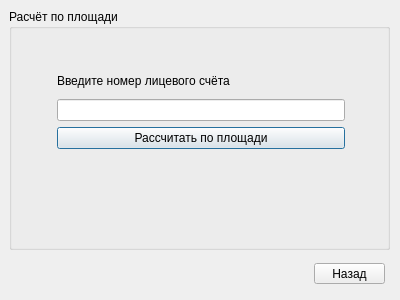
<?xml version="1.0" encoding="UTF-8"?>
<ui version="4.0">
 <class>MethodAreaWindow</class>
 <widget class="QDialog" name="MethodAreaWindow">
  <property name="geometry">
   <rect>
    <x>0</x>
    <y>0</y>
    <width>400</width>
    <height>300</height>
   </rect>
  </property>
  <property name="windowTitle">
   <string>Dialog</string>
  </property>
  <widget class="QGroupBox" name="groupBox">
   <property name="geometry">
    <rect>
     <x>9</x>
     <y>9</y>
     <width>381</width>
     <height>241</height>
    </rect>
   </property>
   <property name="title">
    <string>Расчёт по площади</string>
   </property>
   <widget class="QWidget" name="layoutWidget">
    <property name="geometry">
     <rect>
      <x>48</x>
      <y>59</y>
      <width>288</width>
      <height>81</height>
     </rect>
    </property>
    <layout class="QVBoxLayout" name="verticalLayout_2">
     <item>
      <layout class="QVBoxLayout" name="verticalLayout">
       <item>
        <widget class="QLabel" name="label">
         <property name="text">
          <string>Введите номер лицевого счёта</string>
         </property>
        </widget>
       </item>
       <item>
        <widget class="QLineEdit" name="lineEdit_selectRow"/>
       </item>
      </layout>
     </item>
     <item>
      <widget class="QPushButton" name="pushButton_2">
       <property name="text">
        <string>Рассчитать по площади</string>
       </property>
      </widget>
     </item>
    </layout>
   </widget>
  </widget>
  <widget class="QPushButton" name="pushButton">
   <property name="geometry">
    <rect>
     <x>314</x>
     <y>263</y>
     <width>71</width>
     <height>21</height>
    </rect>
   </property>
   <property name="text">
    <string>Назад</string>
   </property>
  </widget>
 </widget>
 <resources/>
 <connections/>
</ui>
